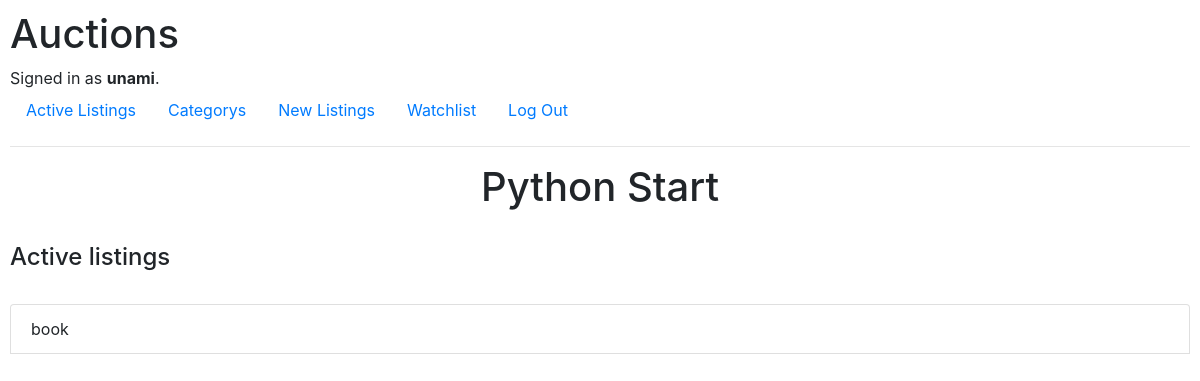
The page /Python Start/uinque_category (signed in) on the database its author committed.
### auctions/models.py (models this page shows, shortened)
class User(AbstractUser):
    pass

class category(models.Model):
    name = models.CharField(max_length=264)

class Listings(models.Model):
    title = models.CharField(max_length=64)
    description = models.CharField(max_length=264)
    startingBid = models.IntegerField()
    watchlist = models.ManyToManyField(User, blank=True, related_name='watchlistItem')
    creater = models.ForeignKey(User, on_delete=models.CASCADE, related_name='created_listings', default=0)
    category = models.ForeignKey(category, on_delete=models.CASCADE, related_name="add_to_category", default="")

### auctions/views.py (the view)
# urls.py: path("<category_name>/uinque_category", views.unique_category, name="unique_category")
def unique_category(request, category_name):
    current_category = category.objects.get(name=category_name)
    category_items = current_category.add_to_category.all()
    return render(request, "auctions/unique_category.html", {
        "categroy_items": category_items,
        "current_category":category_name
    })

### auctions/templates/auctions/unique_category.html
{% extends "auctions/layout.html" %}
{% block body %}
    <h1 class="text-center" >{{ current_category }}</h1>
    <br>
    <h4>Active listings </h4>
    <br>
    {% for item in categroy_items %}
        <ul class="list-group">
            <li class="list-group-item">{{ item.title }}</li>
            <br>
        </ul>
    {% endfor %}
{% endblock %}

### auctions/templates/auctions/layout.html (shortened to what this page needs)
{% load static %}
<!DOCTYPE html>
<html lang="en">
    <head>
        <link rel="stylesheet" href="https://stackpath.bootstrapcdn.com/bootstrap/4.4.1/css/bootstrap.min.css">
        <link href="{% static 'auctions/styles.css' %}" rel="stylesheet">
    </head>
    <body>
        <h1>Auctions</h1>
        <div>
            {% if user.is_authenticated %}
                Signed in as <strong>{{ user.username }}</strong>.
            {% else %}
                Not signed in.
            {% endif %}
        </div>
        <ul class="nav">
            <li class="nav-item">
                <a class="nav-link" href="{% url 'index' %}">Active Listings</a>
            </li>
            <li class="nav-item">
                <a class="nav-link" href="{% url 'categorys' %}">Categorys</a>
            </li>
            {% if user.is_authenticated %}
                <li class="nav-item">
                    <a class="nav-link" href="{% url 'newListingPage' %}">New Listings</a>
                </li>
                <li class="nav-item">
                    <a class="nav-link" href="{% url 'viewWatchList' user.id%}">Watchlist</a>
                </li>
                <li class="nav-item">
                    <a class="nav-link" href="{% url 'logout' %}">Log Out</a>
                </li>
            {% endif %}
        </ul>
        <hr>
        {% block body %}
        {% endblock %}
    </body>
</html>

### auctions/static/auctions/styles.css (style rules this page uses)
body { padding: 10px; }

### rows shown on the page
User: username "unami"
category: name "Python Start"
Listings: title "book"
